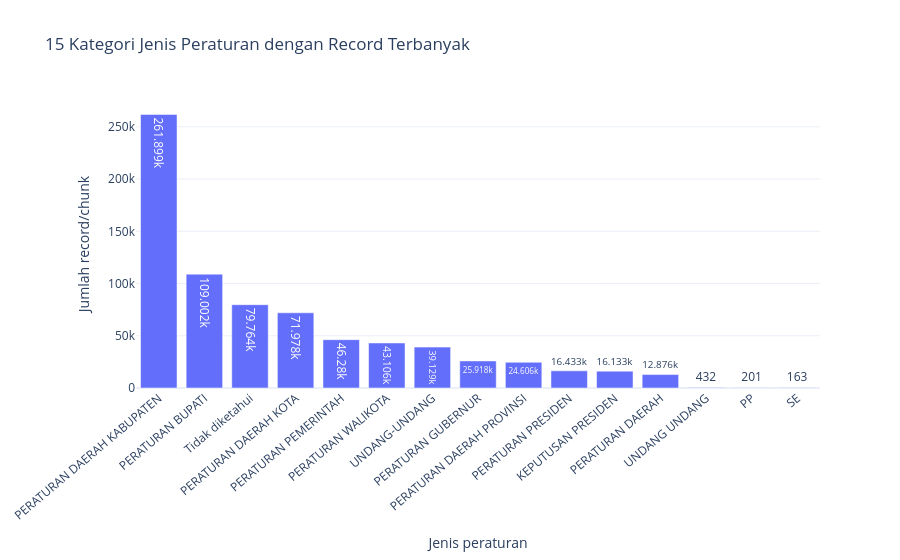

The cell this chart's notebook holds for it:
### Markdown cell above
### Visualisasi 4. Komposisi jenis peraturan

Kategori null ditampilkan sebagai `Tidak diketahui` agar proporsi metadata yang belum terisi tetap terlihat dan tidak tersembunyi.

### Code cell
distribusi_jenis = (
    lf.select(
        pl.col("regulation_type")
        .fill_null("Tidak diketahui")
        .alias("regulation_type")
    )
    .group_by("regulation_type")
    .agg(pl.len().alias("jumlah_record"))
    .sort("jumlah_record", descending=True)
    .head(15)
    .collect(engine="streaming")
)

display(distribusi_jenis)

fig4 = px.bar(
    x=distribusi_jenis["regulation_type"].to_list(),
    y=distribusi_jenis["jumlah_record"].to_list(),
    text_auto=True,
    title="15 Kategori Jenis Peraturan dengan Record Terbanyak",
    labels={
        "x": "Jenis peraturan",
        "y": "Jumlah record/chunk"
    }
)

fig4.update_layout(
    template="plotly_white",
    xaxis_tickangle=-40
)
fig4.show()

### Figure 1 — Plotly figure (JSON) as saved in the notebook; plotly's stock layout.template omitted (floating-point values rounded to 4 significant figures)
{"data": [{"hovertemplate": "Jenis peraturan=%{x}<br>Jumlah record/chunk=%{y}<extra></extra>", "legendgroup": "", "marker": {"color": "#636efa", "pattern": {"shape": ""}}, "name": "", "orientation": "v", "showlegend": false, "textposition": "auto", "texttemplate": "%{y}", "type": "bar", "x": ["PERATURAN DAERAH KABUPATEN", "PERATURAN BUPATI", "Tidak diketahui", "PERATURAN DAERAH KOTA", "PERATURAN PEMERINTAH", "PERATURAN WALIKOTA", "UNDANG-UNDANG", "PERATURAN GUBERNUR", "PERATURAN DAERAH PROVINSI", "PERATURAN PRESIDEN", "KEPUTUSAN PRESIDEN", "PERATURAN DAERAH", "UNDANG UNDANG", "PP", "SE"], "xaxis": "x", "y": [261899, 109002, 79764, 71978, 46280, 43106, 39129, 25918, 24606, 16433, 16133, 12876, 432, 201, 163], "yaxis": "y"}], "layout": {"barmode": "relative", "legend": {"tracegroupgap": 0}, "title": {"text": "15 Kategori Jenis Peraturan dengan Record Terbanyak"}, "xaxis": {"anchor": "y", "domain": [0, 1], "tickangle": -40, "title": {"text": "Jenis peraturan"}}, "yaxis": {"anchor": "x", "domain": [0, 1], "title": {"text": "Jumlah record/chunk"}}}}
